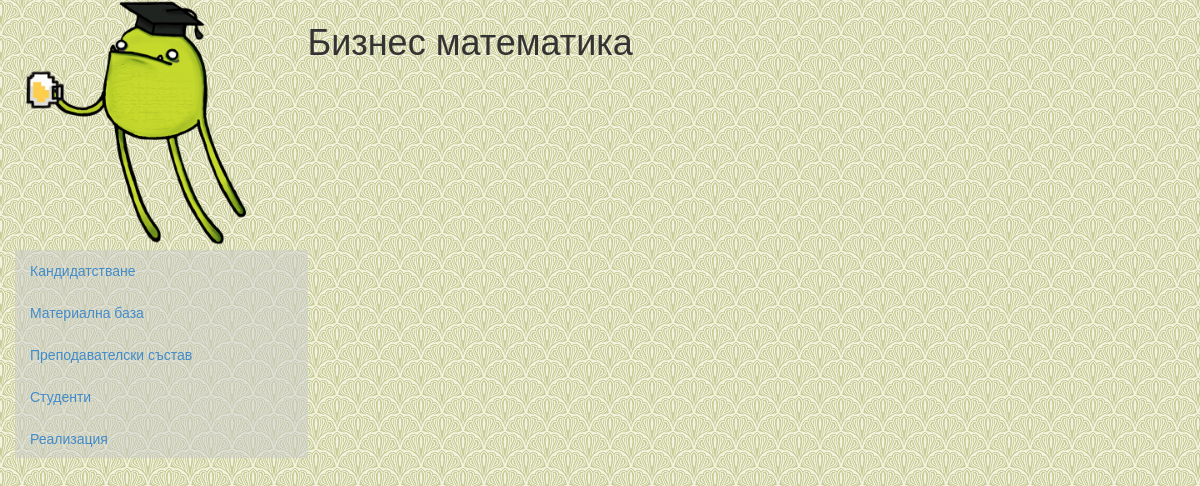
The page /programme/60 on the database as committed earlier.
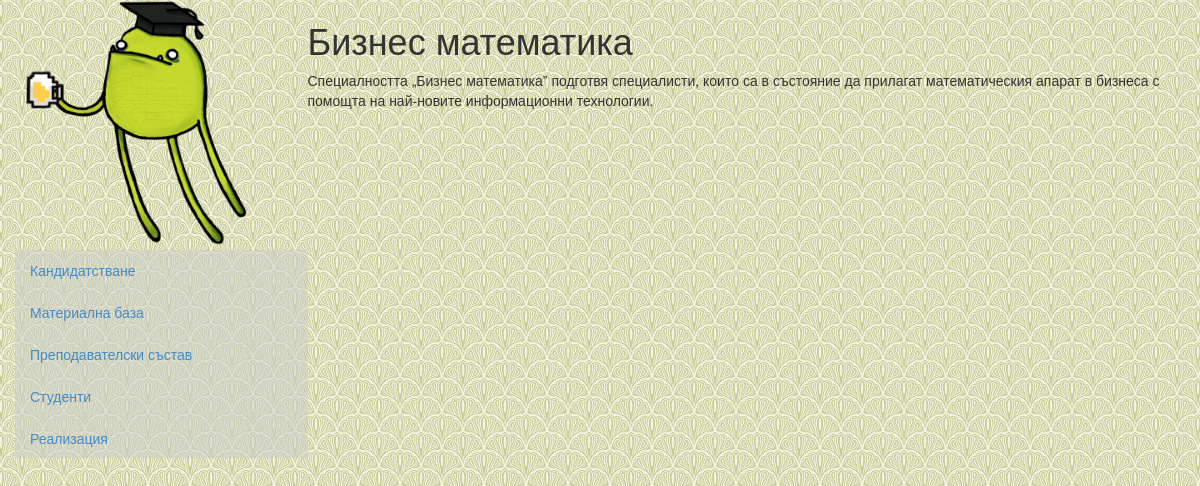
The same page on the database as committed later.
### default/models.py (models this page shows, shortened)
class Programme(models.Model):
    categories = models.ManyToManyField(
        SpecCategory, related_name='programmes')
    uni = models.ForeignKey(Uni)
    description = models.TextField()
    name = models.CharField(max_length=200)
    def _get_rating(self):
        rating = 0
        for post in self.posts.all():
            rating += post.vote
        return rating
    rating = property(_get_rating)

### default/views.py (the view)
# urls.py: url(r'^programme/(?P<programme_id>\d+)$', 'default.views.programme_view'),
def programme_view(request, programme_id):
    programme = models.Programme.objects.get(id=programme_id)
    return render(request, 'default/programme.html',
                  {'programme': programme})

### templates/default/programme.html
{% extends "default/programme_base.html" %}
{% block info %}
  <div class="row">
    <h1>{{ programme.name }}</h1>
    <p>{{ programme.description }}</p>
  </div>
{% endblock %}

### templates/default/programme_base.html
{% extends "default/base.html" %}
{% load staticfiles %}
{% block content %}
  <div class="row">
    <div class="col-xs-3">
      <div class="row">
        <a href="/">
          <img src="{% static "img/logo.png" %}" alt="UniForDummies Logo" width="250" height="250">
        </a>
      </div>
      <div class="row nav_box">
        <ul class="nav nav-stacked">
          <li> <a href="{{ programme.id }}/1">Кандидатстване</a> </li>
          <li> <a href="{{ programme.id }}/2">Материална база</a> </li>
          <li> <a href="{{ programme.id }}/3">Преподавателски състав</a> </li>
          <li> <a href="{{ programme.id }}/4">Студенти</a> </li>
          <li> <a href="{{ programme.id }}/5">Реализация</a> </li>
        </ul>
      </div>
    </div>
    <div class="col-xs-9">
      {% block info %}{% endblock %}
    </div>
  </div>
{% endblock %}

### templates/default/base.html (shortened to what this page needs)
{% load staticfiles %}
<!DOCTYPE html>
<html>
  <head>
    <link rel="stylesheet" href="{% static "css/bootstrap.min.css" %}">
    <link rel="stylesheet" href="{% static "css/bootstrap-theme.min.css" %}">
    <link rel="stylesheet" href="{% static "css/default.css" %}">
  </head>
  <body>
    <div id="wrapper" class="container body_box">{% block content %}{% endblock %}</div>
  </body>
</html>

### static/css/default.css (style rules this page uses)
body { background-image: url('../img/bg.png'); }
.body_box { background-image: none; }
.nav_box { background-color: rgba(204, 204, 204, 0.5); }

Rows that differ between the two databases and show on the page:
changed Programme "Бизнес математика": description (not shown) → "Специалността „Бизнес математика” подготвя спе­­циалисти, които са в състояние да прилагат математическия апарат в бизнеса с помощта на най-новите информационни технологии."
